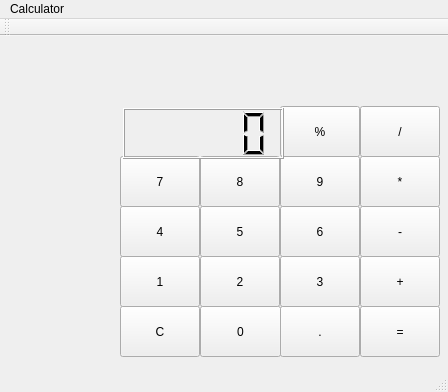
<?xml version="1.0" encoding="UTF-8"?>
<ui version="4.0">
 <class>MainWindow</class>
 <widget class="QMainWindow" name="MainWindow">
  <property name="geometry">
   <rect>
    <x>0</x>
    <y>0</y>
    <width>448</width>
    <height>392</height>
   </rect>
  </property>
  <property name="windowTitle">
   <string>MainWindow</string>
  </property>
  <widget class="QWidget" name="centralWidget">
   <widget class="QPushButton" name="zero">
    <property name="geometry">
     <rect>
      <x>200</x>
      <y>270</y>
      <width>81</width>
      <height>51</height>
     </rect>
    </property>
    <property name="text">
     <string>0</string>
    </property>
   </widget>
   <widget class="QPushButton" name="period">
    <property name="geometry">
     <rect>
      <x>280</x>
      <y>270</y>
      <width>80</width>
      <height>51</height>
     </rect>
    </property>
    <property name="text">
     <string>.</string>
    </property>
   </widget>
   <widget class="QPushButton" name="equals">
    <property name="geometry">
     <rect>
      <x>360</x>
      <y>270</y>
      <width>80</width>
      <height>51</height>
     </rect>
    </property>
    <property name="text">
     <string>=</string>
    </property>
   </widget>
   <widget class="QPushButton" name="plus">
    <property name="geometry">
     <rect>
      <x>360</x>
      <y>220</y>
      <width>80</width>
      <height>51</height>
     </rect>
    </property>
    <property name="text">
     <string>+</string>
    </property>
   </widget>
   <widget class="QPushButton" name="subtract">
    <property name="geometry">
     <rect>
      <x>360</x>
      <y>170</y>
      <width>80</width>
      <height>51</height>
     </rect>
    </property>
    <property name="text">
     <string>-</string>
    </property>
   </widget>
   <widget class="QPushButton" name="multiply">
    <property name="geometry">
     <rect>
      <x>360</x>
      <y>120</y>
      <width>80</width>
      <height>51</height>
     </rect>
    </property>
    <property name="text">
     <string>*</string>
    </property>
   </widget>
   <widget class="QPushButton" name="division">
    <property name="geometry">
     <rect>
      <x>360</x>
      <y>70</y>
      <width>80</width>
      <height>51</height>
     </rect>
    </property>
    <property name="text">
     <string>/</string>
    </property>
   </widget>
   <widget class="QPushButton" name="Clear">
    <property name="geometry">
     <rect>
      <x>120</x>
      <y>270</y>
      <width>80</width>
      <height>51</height>
     </rect>
    </property>
    <property name="text">
     <string>C</string>
    </property>
   </widget>
   <widget class="QPushButton" name="three">
    <property name="geometry">
     <rect>
      <x>280</x>
      <y>220</y>
      <width>80</width>
      <height>51</height>
     </rect>
    </property>
    <property name="text">
     <string>3</string>
    </property>
   </widget>
   <widget class="QPushButton" name="two">
    <property name="geometry">
     <rect>
      <x>200</x>
      <y>220</y>
      <width>80</width>
      <height>51</height>
     </rect>
    </property>
    <property name="text">
     <string>2</string>
    </property>
   </widget>
   <widget class="QPushButton" name="one">
    <property name="geometry">
     <rect>
      <x>120</x>
      <y>220</y>
      <width>80</width>
      <height>51</height>
     </rect>
    </property>
    <property name="text">
     <string>1</string>
    </property>
   </widget>
   <widget class="QPushButton" name="six">
    <property name="geometry">
     <rect>
      <x>280</x>
      <y>170</y>
      <width>80</width>
      <height>51</height>
     </rect>
    </property>
    <property name="text">
     <string>6</string>
    </property>
   </widget>
   <widget class="QPushButton" name="five">
    <property name="geometry">
     <rect>
      <x>200</x>
      <y>170</y>
      <width>80</width>
      <height>51</height>
     </rect>
    </property>
    <property name="text">
     <string>5</string>
    </property>
   </widget>
   <widget class="QPushButton" name="four">
    <property name="geometry">
     <rect>
      <x>120</x>
      <y>170</y>
      <width>80</width>
      <height>51</height>
     </rect>
    </property>
    <property name="text">
     <string>4</string>
    </property>
   </widget>
   <widget class="QPushButton" name="seven">
    <property name="geometry">
     <rect>
      <x>120</x>
      <y>120</y>
      <width>80</width>
      <height>51</height>
     </rect>
    </property>
    <property name="text">
     <string>7</string>
    </property>
   </widget>
   <widget class="QPushButton" name="eight">
    <property name="geometry">
     <rect>
      <x>200</x>
      <y>120</y>
      <width>80</width>
      <height>51</height>
     </rect>
    </property>
    <property name="text">
     <string>8</string>
    </property>
   </widget>
   <widget class="QPushButton" name="nine">
    <property name="geometry">
     <rect>
      <x>280</x>
      <y>120</y>
      <width>80</width>
      <height>51</height>
     </rect>
    </property>
    <property name="text">
     <string>9</string>
    </property>
   </widget>
   <widget class="QPushButton" name="modulus">
    <property name="geometry">
     <rect>
      <x>280</x>
      <y>70</y>
      <width>80</width>
      <height>51</height>
     </rect>
    </property>
    <property name="whatsThis">
     <string>&lt;html&gt;&lt;head/&gt;&lt;body&gt;&lt;p&gt;Modulus&lt;/p&gt;&lt;/body&gt;&lt;/html&gt;</string>
    </property>
    <property name="text">
     <string>%</string>
    </property>
   </widget>
   <widget class="QLCDNumber" name="display">
    <property name="geometry">
     <rect>
      <x>123</x>
      <y>72</y>
      <width>161</width>
      <height>51</height>
     </rect>
    </property>
   </widget>
  </widget>
  <widget class="QMenuBar" name="menuBar">
   <property name="geometry">
    <rect>
     <x>0</x>
     <y>0</y>
     <width>448</width>
     <height>22</height>
    </rect>
   </property>
   <widget class="QMenu" name="menuCalculator">
    <property name="title">
     <string>Calculator</string>
    </property>
   </widget>
   <addaction name="menuCalculator"/>
  </widget>
  <widget class="QToolBar" name="mainToolBar">
   <attribute name="toolBarArea">
    <enum>TopToolBarArea</enum>
   </attribute>
   <attribute name="toolBarBreak">
    <bool>false</bool>
   </attribute>
  </widget>
  <widget class="QStatusBar" name="statusBar"/>
 </widget>
 <layoutdefault spacing="6" margin="11"/>
 <resources/>
 <connections/>
</ui>
